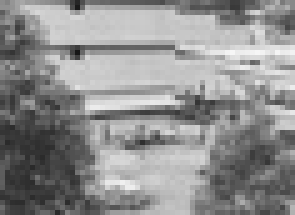
%> input picture IMG/1.jpg, 59 x 43 px, shrunk from 720 x 531 before the run (shown 5 times larger)
$ octave Img_Filtro.m   (GNU Octave 9; MATLAB toolbox functions it lacks are replaced by stand-ins)
%> lines starting %> are read from the running program, lines starting %| are printed output that depends on the picture
clc;
clear all;
close all;

%Extraccion de las imagenes
ruta = {'IMG/1.jpg','IMG/2.jpg','IMG/3.jpg','IMG/4.jpg'};

for k=1:4
    %Abrir la imagen
    img=imread(string(ruta(k)));
%> img is the input picture: size 43x59x3 uint8; min 23, max 246, mean 143.1

    %%RUIDOS
    %Ruido Gaussiano
    imgRG=imnoise(img,'gaussian');
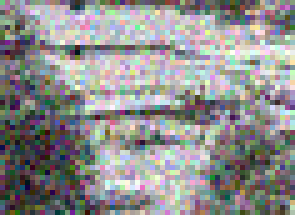
%> imgRG: size 43x59x3 uint8 (shown 5 times larger); mean R, G, B 143.3, 142.9, 142.5

    %Ruido Impulsivo (Sal y Pimienta)
    imgRSP=imnoise(img,'salt & pepper');
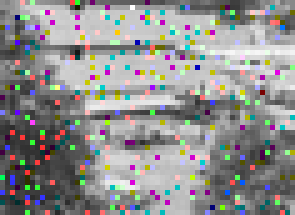
%> imgRSP: size 43x59x3 uint8 (shown 5 times larger); mean R, G, B 142.7, 142.7, 141.8

    %Ruido Uniforme (multiplicativo)
    imgRUm=imnoise(img,'speckle');
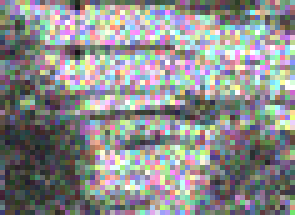
%> imgRUm: size 43x59x3 uint8 (shown 5 times larger); mean R, G, B 141, 141.8, 141.6

    %%FILTROS DE MATLAB
    %Filtro de la media (promediador='average')
    media=fspecial('average',[4,4]);%Matriz 4x4
    imgFMg=imfilter(imgRG,media);
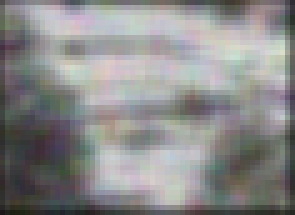
%> imgFMg: size 43x59x3 uint8 (shown 5 times larger); mean R, G, B 138.7, 138.4, 138.2
    imgFMsp=imfilter(imgRSP,media);
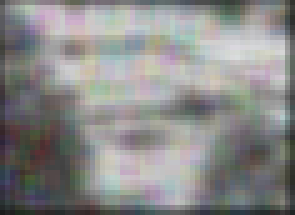
%> imgFMsp: size 43x59x3 uint8 (shown 5 times larger); mean R, G, B 138.2, 138.2, 137.2
    imgFMum=imfilter(imgRUm,media);
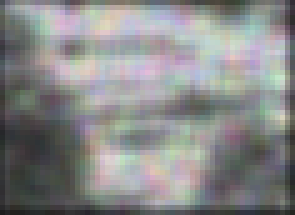
%> imgFMum: size 43x59x3 uint8 (shown 5 times larger); mean R, G, B 136.6, 137.3, 137.1
    %Filtro gaussiano
    gauss=fspecial('gaussian',[4,4]);%Matriz 4x4
    imgFGg=imfilter(imgRG,media);
    imgFGsp=imfilter(imgRSP,media);
    imgFGum=imfilter(imgRUm,media);

    %Mostramos imagenes
    figure
    imshow(img)
    title('Original')

    figure
    subplot(3,3,1)
    imshow(imgRG)
    title('Ruido Gaussiano')
    subplot(3,3,2)
    imshow(imgFMg);
    title('Filtro Media 4x4')
    subplot(3,3,3)
    imshow(imgFGg);
    title('Filtro Gaussiano 4x4')

    subplot(3,3,4)
    imshow(imgRSP)
    title('Ruido Impulsivo')
    subplot(3,3,5)
    imshow(imgFMsp)
    title('Filtro Media 4x4')
    subplot(3,3,6)
    imshow(imgFGsp)
    title('Filtro Gaussiano 4x4')

    subplot(3,3,7)
    imshow(imgRUm)
    title('Ruido Multiplicativo')
    subplot(3,3,8)
    imshow(imgFMum)
    title('Filtro Media 4x4')
    subplot(3,3,9)
    imshow(imgFGum)
    title('Filtro Gaussiano 4x4')

    %%FILTROS PROPUESTOS
        % [6 lines of commented-out code are left out]
    med=[1.5,1,1,1.5;1,1,1,1;1,1,1,1;1.5,1,1,1.5];
    m=sum(sum(med));
    for i=1:4
        for j=1:4
            med(i,j)=1/m;
        end
    end
    %Aplicacion de la mascara
    imgFMPg=imfilter(imgRG,med);
    imgFMPsp=imfilter(imgRSP,med);
    imgFMPum=imfilter(imgRUm,med);
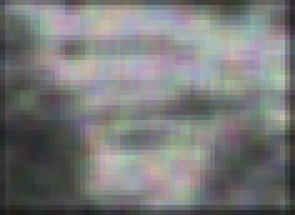
%> imgFMPum: size 43x59x3 uint8 (shown 5 times larger); mean R, G, B 121.4, 122.1, 121.9

        %Filtro Gaussiano
    %Distribucion normal
    x=[-1,0,1];
    mu=2;
    sigma=1.1;
    y=normpdf(x,mu,sigma);
    gau=[y(1),y(2),y(2),y(1);y(2),y(3),y(3),y(2);y(2),y(3),y(3),y(2);y(1),y(2),y(2),y(1)];%Mascara
    imgFGPg=imfilter(imgRG,media);
    imgFGPsp=imfilter(imgRSP,media);
    imgFGPum=imfilter(imgRUm,media);

    %Mostramos las imagenes
    figure
    subplot(3,3,1)
    imshow(imgRG)
    title('Ruido Gaussiano')
    subplot(3,3,2)
    imshow(imgFMPg)
    title('Filtro Media Propuesto')
    subplot(3,3,3)
    imshow(imgFGPg)
    title('Filtro Gaussiano Propuesto')

    subplot(3,3,4)
    imshow(imgRSP)
    title('Ruido Impulsivo')
    subplot(3,3,5)
    imshow(imgFMPsp)
    title('Filtro Media Propuesto')
    subplot(3,3,6)
    imshow(imgFGPsp)
    title('Filtro Gaussiano Propuesto')

    subplot(3,3,7)
    imshow(imgRSP)
    title('Ruido Impulsivo')
    subplot(3,3,8)
    imshow(imgFMPum)
    title('Filtro Media Propuesto')
    subplot(3,3,9)
    imshow(imgFGPum)
    title('Filtro Gaussiano Propuesto')
end
%> pass 2 of the loop `for k=1:4`:
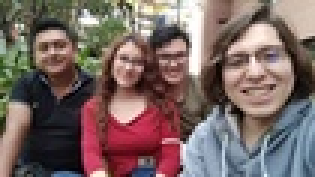
%> input picture IMG/2.jpg, 105 x 59 px, shrunk from 1280 x 720 before the run (shown 3 times larger)
%> img is the input picture: size 59x105x3 uint8; mean R, G, B 121.6, 102.3, 99.1
%> imgRG: size 59x105x3 uint8
%> imgRSP: size 59x105x3 uint8
%> `imgRUm=imnoise(img,'speckle');`:
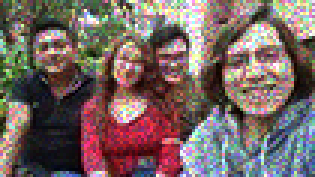
%> imgRUm: size 59x105x3 uint8 (shown 3 times larger); mean R, G, B 119.5, 101.8, 98.6
%> imgFMg: size 59x105x3 uint8
%> imgFMsp: size 59x105x3 uint8
%> imgFMum: size 59x105x3 uint8
%> imgFMPg: size 59x105x3 uint8
%> imgFMPsp: size 59x105x3 uint8
%> `imgFMPum=imfilter(imgRUm,med);`:
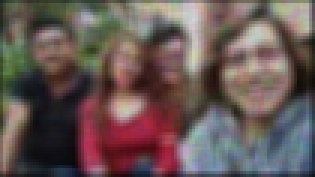
%> imgFMPum: size 59x105x3 uint8 (shown 3 times larger); mean R, G, B 103.2, 87.4, 85
%> pass 3 of the loop `for k=1:4`:
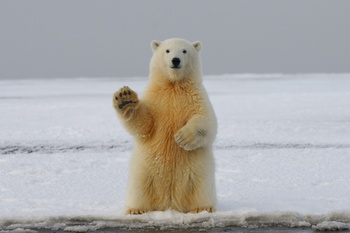
%> input picture IMG/3.jpg, 350 x 233 px, shrunk from 4272 x 2848 before the run
%> img is the input picture: size 233x350x3 uint8; mean R, G, B 172.7, 171.6, 171.1
%> imgRG: size 233x350x3 uint8
%> imgRSP: size 233x350x3 uint8
%> `imgRUm=imnoise(img,'speckle');`:
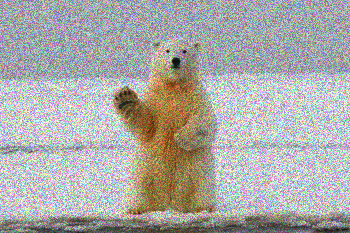
%> imgRUm: size 233x350x3 uint8; mean R, G, B 172, 170.8, 169
%> imgFMg: size 233x350x3 uint8
%> imgFMsp: size 233x350x3 uint8
%> imgFMum: size 233x350x3 uint8
%> imgFMPg: size 233x350x3 uint8
%> imgFMPsp: size 233x350x3 uint8
%> `imgFMPum=imfilter(imgRUm,med);`:
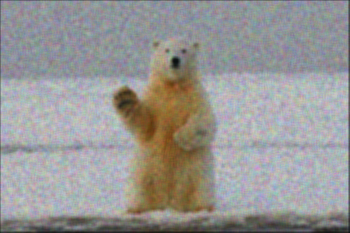
%> imgFMPum: size 233x350x3 uint8; mean R, G, B 151.9, 150.8, 149.2
%> the loop made 4 passes; the first 3 are shown
